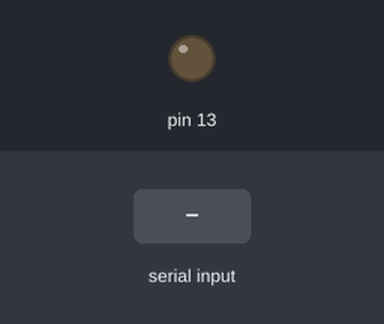
A sketch run on a simulated Arduino Uno, built with avr-gcc and run on an emulated ATmega328P. Parts: output pins drawn as LEDs (lit = HIGH). The inputs (shaded band) are chosen by the test bench.

Above: at 1.2 s.
1.3 s: "1" received over Serial
At 1.9 s:
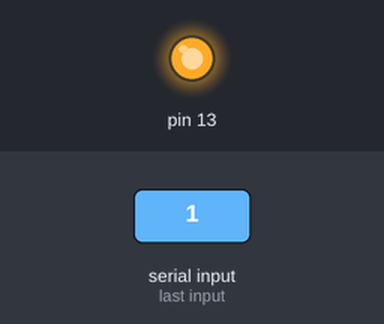
2.8 s: "0" received over Serial
At 4.2 s:
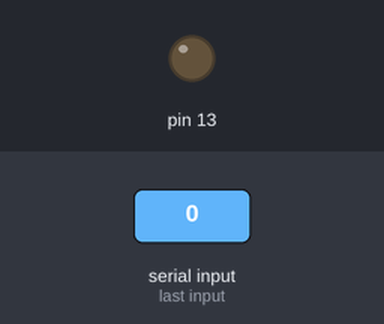
Timing chart, 0 to 5.8 s (numbered marks = the images above; inputs shaded):
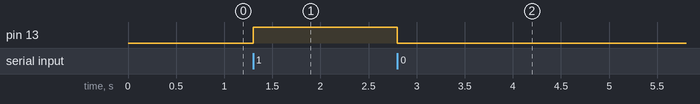

Measured:
- after the input at 1.3 s, pin 13: LOW → HIGH at once
- after the input at 2.8 s, pin 13: HIGH → LOW at once

The sketch:

Bluetooth.ino
```cpp
void setup() {
  Serial.begin(9600);
  pinMode(13, OUTPUT);
}

void loop(){
  if(Serial.available() > 0){
    char val = Serial.read();
    if(val == '1'){
      digitalWrite(13, HIGH);
    }else if(val == '0')
      digitalWrite(13, LOW);
  }
}                 
```
